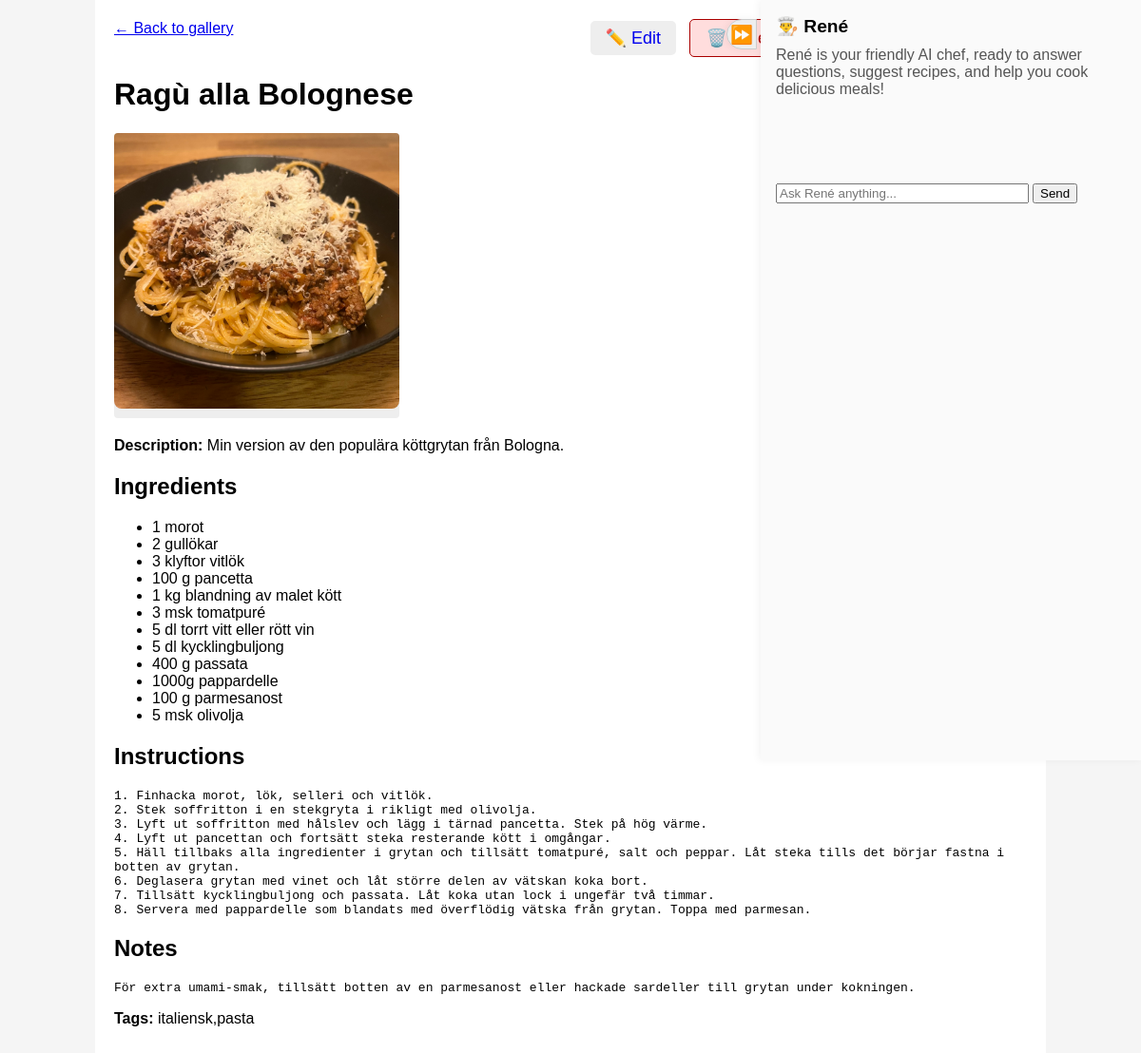
/recipe/1, run on the app's committed database.
### tables this page shows
CREATE TABLE recipe (
    id INTEGER PRIMARY KEY AUTOINCREMENT,
    title TEXT,
    description TEXT,
    instructions TEXT,
    notes TEXT,
    image_url TEXT,
    tags TEXT
);

CREATE TABLE recipe_ingredient (
    recipe_id INTEGER,
    ingredient_id INTEGER,
    amount TEXT,
    unit TEXT,
    note TEXT,
    FOREIGN KEY(recipe_id) REFERENCES recipe(id),
    FOREIGN KEY(ingredient_id) REFERENCES ingredient(id)
);

CREATE TABLE ingredient (
    id INTEGER PRIMARY KEY AUTOINCREMENT,
    name TEXT UNIQUE
);

### app.py (the view)
@app.route('/recipe/<int:recipe_id>')
def recipe_detail(recipe_id):
    conn = sqlite3.connect('recipe.db')
    conn.row_factory = sqlite3.Row
    c = conn.cursor()
    c.execute('SELECT * FROM recipe WHERE id=?', (recipe_id,))
    recipe = c.fetchone()
    c.execute('''
        SELECT i.name, ri.amount, ri.unit, ri.note
        FROM recipe_ingredient ri
        JOIN ingredient i ON ri.ingredient_id = i.id
        WHERE ri.recipe_id = ?
    ''', (recipe_id,))
    ingredients = c.fetchall()
    conn.close()
    return render_template('recipe_detail.html', recipe=recipe, ingredients=ingredients)

### templates/recipe_detail.html (shortened to what this page needs)
<!DOCTYPE html>
<html lang="en">
<head>
</head>
<body>
<div class="main-layout">
    <div class="main-content">
        <div style="display: flex; justify-content: space-between; align-items: center; margin-bottom: 20px;">
            <a href="/" class="back">← Back to gallery</a>
            <div>
                <a href="{{ url_for('edit_recipe', recipe_id=recipe['id']) }}" style="text-decoration: none; font-size: 18px; background: #eee; padding: 8px 16px; border-radius: 5px;">✏️ Edit</a>
                <form action="{{ url_for('delete_recipe', recipe_id=recipe['id']) }}" method="post" style="display:inline;">
                    <button type="submit" onclick="return confirm('Are you sure you want to delete this recipe?');" style="background: #ffdddd; color: #a00; border: 1px solid #a00; border-radius: 5px; padding: 8px 16px; font-size: 18px; margin-left: 10px;">🗑️ Delete</button>
                </form>
                <form action="{{ url_for('add_to_shopping_list', recipe_id=recipe['id']) }}" method="post" style="display:inline;">
                    <button type="submit" style="background: #e0ffe0; color: #080; border: 1px solid #080; border-radius: 5px; padding: 8px 16px; font-size: 18px; margin-left: 10px;">🛒 Add to Shopping List</button>
                </form>
            </div>
        </div>
        <h1>{{ recipe['title'] }}</h1>
        <div class="image-square">
            <img src="{{ recipe['image_url'] if recipe['image_url'] else url_for('static', filename='uploads/placeholder.jpeg') }}" alt="Image of {{ recipe['title'] }}">
        </div>
        <p><strong>Description:</strong> {{ recipe['description'] }}</p>
        <h2>Ingredients</h2>
        <ul>
            {% for ing in ingredients %}
                <li>
                    {{ ing['amount'] }} {{ ing['unit'] }} {{ ing['name'] }}
                </li>
            {% endfor %}
        </ul>
        <h2>Instructions</h2>
        <pre>{{ recipe['instructions'] }}</pre>
        <h2>Notes</h2>
        <pre>{{ recipe['notes'] }}</pre>
        <p><strong>Tags:</strong> {{ recipe['tags'] }}</p>
    </div>
</div>
{% include 'chat_widget.html' %}
</body>
</html>

### templates/chat_widget.html (shortened to what this page needs)
<div id="rene-sidebar">
    <button id="rene-toggle">⏩</button>
    <div style="padding: 16px;">
        <span style="font-size: 1.2em; font-weight: bold;">👨‍🍳 René</span>
        <p style="color: #555; margin-top: 10px; margin-bottom: 20px;">
            René is your friendly AI chef, ready to answer questions, suggest recipes, and help you cook delicious meals!
        </p>
        <div id="chat-output" style="min-height:60px; margin-bottom:10px;"></div>
        <form id="chat-form">
            <input id="chat-input" type="text" placeholder="Ask René anything..." style="width:70%;" required>
            <button type="submit">Send</button>
        </form>
    </div>
</div>

### templates/recipe_detail.html (style rules this page uses)
body { font-family: Arial; margin: 0; padding: 0; min-height: 100vh; display: flex; justify-content: center; background: #f5f5f5; }
.main-layout { display: flex; gap: 40px; width: 100vw; justify-content: center; position: relative; }
.main-content { flex: 2; max-width: 1000px; background: #fff; padding: 20px; box-sizing: border-box; }
img { width: 100%; border-radius: 8px; margin-bottom: 20px; }
.back { margin-bottom: 20px; display: block; }
pre { white-space: pre-wrap; }
.image-square { width: 300px; height: 300px; overflow: hidden; border-radius: 4px; margin-bottom: 20px; display: flex; align-items: center; justify-content: center; background: #eee; }
.image-square img { width: 100%; height: 100%; object-fit: cover; object-position: center; display: block; }

### templates/chat_widget.html (style rules this page uses)
#rene-sidebar { position: fixed; top: 0; right: 0; width: 400px; max-width: 90vw; height: 100vh; background: #fafafa; box-shadow: -2px 0 8px rgba(0,0,0,0.05); z-index: 1000; transition: transform 0.3s; display: flex; flex-direction: column; }
#rene-toggle { position: absolute; left: -36px; top: 20px; width: 32px; height: 32px; border-radius: 16px 0 0 16px; background: #eee; border: 1px solid #ccc; cursor: pointer; font-size: 1.2em; z-index: 1001; display: flex; align-items: center; justify-content: center; box-shadow: -2px 0 8px rgba(0,0,0,0.05); }

### data on the page
recipe: title "Ragù alla Bolognese", image_url (picture), description "Min version av den populära köttgrytan från Bologna.", instructions "1. Finhacka morot, lök, selleri och vitlök. 2. Stek soffritton i en stekgryta i rikligt med olivolja. 3. Lyft ut soffritton med hålslev och lägg i tärnad pancetta. Stek på hög värme. 4. Lyft ut pancettan och fortsätt steka resterande kött i omgångar. 5. Häll tillbaks alla ingredienter i grytan och tillsätt tomatpuré, salt och peppar. Låt steka tills det börjar fastna i botten av grytan. 6. Deglasera grytan med vinet och låt större delen av vätskan koka bort. 7. Tillsätt kycklingbuljong och passata. Låt koka utan lock i ungefär två timmar. 8. Servera med pappardelle som blandats med överflödig vätska från grytan. Toppa med parmesan.", notes "För extra umami-smak, tillsätt botten av en parmesanost eller hackade sardeller till grytan under kokningen.", tags "italiensk,pasta"
recipe_ingredient: amount "1", unit "morot"
recipe_ingredient: amount "2", unit "gullökar"
recipe_ingredient: amount "3", unit "klyftor", name "vitlök"
recipe_ingredient: amount "100", unit "g", name "pancetta"
recipe_ingredient: amount "1", unit "kg", name "blandning av malet kött"
recipe_ingredient: amount "3", unit "msk", name "tomatpuré"
recipe_ingredient: amount "5", unit "dl", name "torrt vitt eller rött vin"
recipe_ingredient: amount "5", unit "dl", name "kycklingbuljong"
recipe_ingredient: amount "400", unit "g", name "passata"
recipe_ingredient: amount "1000g", unit "pappardelle"
recipe_ingredient: amount "100", unit "g", name "parmesanost"
recipe_ingredient: amount "5", unit "msk", name "olivolja"
